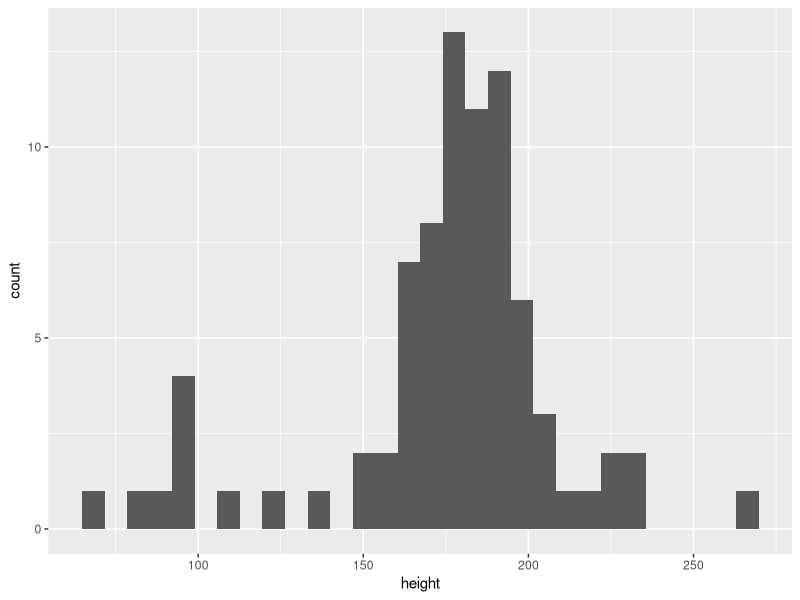
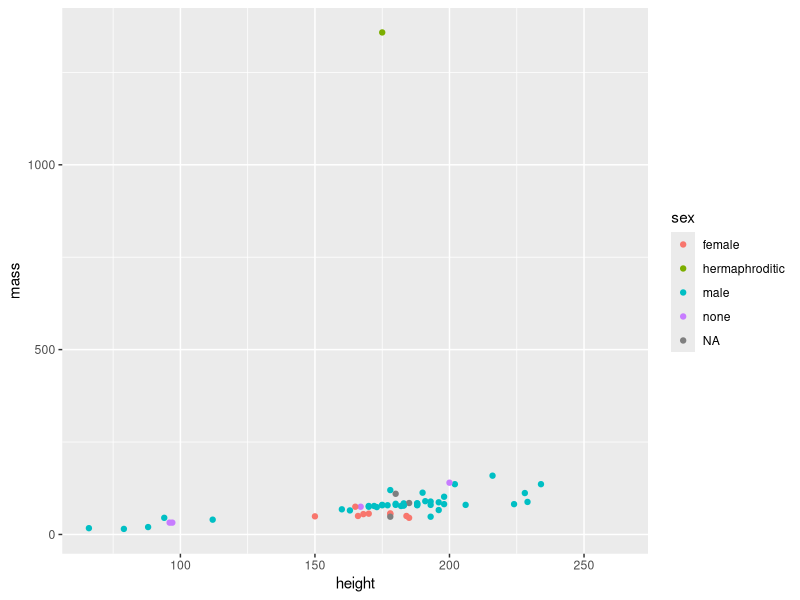

Generate these figures, in order, with R:
## ---- chunk 1
library(tidyverse)
## ---- chunk 2
head(starwars)
## ---- chunk 3
dim(starwars)

## ---- chunk 4
ggplot(data = starwars, aes(x = height)) +
  geom_histogram()
## ---- chunk 5
# --- dependendent variable should be on the y axis (e.g. y depends on x - mass depends on height)
ggplot(data = starwars, aes(x = height, y = mass, color = sex)) +
  geom_point()
